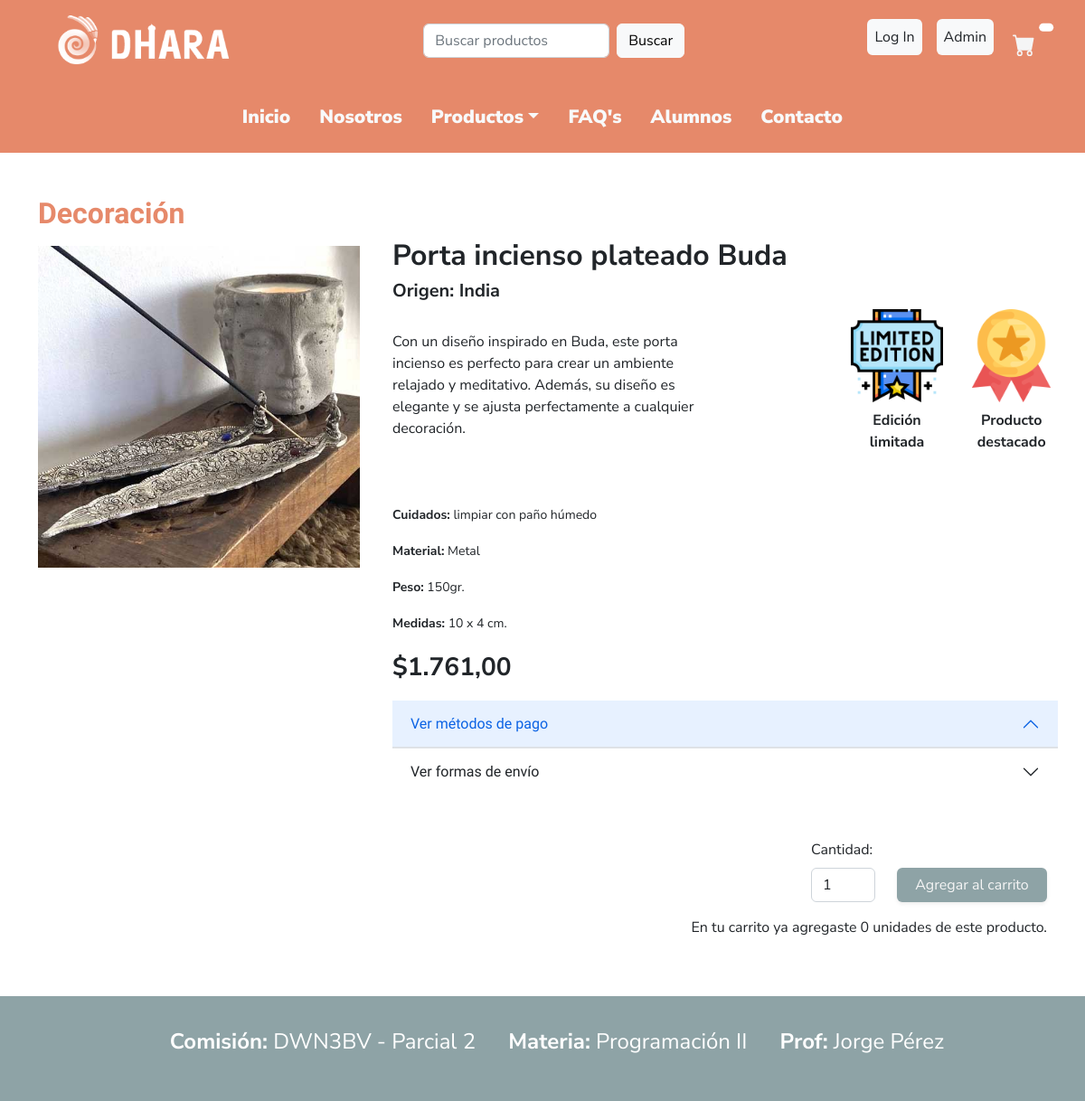
Screenshot of /index.php?sec=detalle_prod&id=1 with the database file from the repository.
### tables this page shows
CREATE TABLE `categoria` (
  `id` int(10) UNSIGNED NOT NULL,
  `nombre` varchar(256) NOT NULL,
  `descripcion` text DEFAULT NULL,
  `fecha_lanzamiento` timestamp NOT NULL DEFAULT current_timestamp()
);

CREATE TABLE `productos` (
  `id` int(10) UNSIGNED NOT NULL,
  `nombre_prod` varchar(256) NOT NULL,
  `categoria` int(10) UNSIGNED NOT NULL,
  `imagen` varchar(256) NOT NULL,
  `alt` text NOT NULL,
  `descripcion` text DEFAULT NULL,
  `origen` int(11) UNSIGNED NOT NULL,
  `material` varchar(256) NOT NULL,
  `medidas` varchar(256) NOT NULL,
  `peso` varchar(256) NOT NULL,
  `cuidado` varchar(256) DEFAULT NULL,
  `stock` int(10) UNSIGNED NOT NULL,
  `precio` decimal(12,2) NOT NULL,
  `inicio_promocion` datetime DEFAULT NULL,
  `fin_promocion` datetime DEFAULT NULL
);

CREATE TABLE `origen` (
  `id` int(10) UNSIGNED NOT NULL,
  `nombre` varchar(256) NOT NULL,
  `continente` varchar(256) DEFAULT NULL
);

CREATE TABLE `etiquetas` (
  `id` int(11) UNSIGNED NOT NULL,
  `nombre_etiqueta` varchar(256) NOT NULL,
  `icono_etiq` varchar(256) NOT NULL
);

### index.php (the view, shortened to what the rows shown need)
<?PHP
$seccionesValidas = [
    "home" => [
        "titulo" => "Bienvenidos",
        "restringido" => false
    ],
    "nosotros" => [
        "titulo" => "Nosotros",
        "restringido" => false
    ],
    "tienda" => [
        "titulo" => "Nuestro catálogo",
        "restringido" => false
    ],
    "preg_frecuentes" => [
        "titulo" => "Preguntas frecuentes",
        "restringido" => false
    ],
    "contacto" => [
        "titulo" => "Contacto",
        "restringido" => false
    ],
    "detalle_prod" => [
        "titulo" => "Detalle de producto",
        "restringido" => false
    ],
    "datos_alumnos" => [
        "titulo" => "Alumnos",
        "restringido" => false
    ],
    "catalogo_completo" => [
        "titulo" => "Catálogo completo",
        "restringido" => false
    ],
    "testeos" => [
        "titulo" => "Página de pruebas",
        "restringido" => false
    ],
    "resultado_busqueda" => [
        "titulo" => "Resultado de búsqueda",
        "restringido" => false
    ],
    "form_process" => [
        "titulo" => "Respuesta enviada",
        "restringido" => false
    ],
    "carrito" => [
        "titulo" => "Carrito",
        "restringido" => false
    ],
    "checkout" => [
        "titulo" => "Checkout",
        "restringido" => true
    ],
    "login" => [
        "titulo" => "Iniciar Sesión",
        "restringido" => false
    ],
    "panel_usuario" => [
        "titulo" => "Panel de Usuario",
        "restringido" => true
    ]
];
$seccion = $_GET['sec'] ?? "home";
if (!array_key_exists($seccion, $seccionesValidas)) {
    $vista = "404";
    $titulo = "404 - Página no encontrada";
} else {
    $vista = $seccion;
}
?>
<!DOCTYPE html>
<html lang="es">
<head>
    <link href="https://cdn.jsdelivr.net/npm/bootstrap@5.2.2/dist/css/bootstrap.min.css" rel="stylesheet">
    <link rel="stylesheet" href="./css/styles.css">
</head>
<body>
    <main>
        <?PHP
        require_once file_exists("views/$vista.php") ? "views/$vista.php" : "views/404.php";
        ?>
    </main>
</body>
</html>

### views/detalle_prod.php (shortened to what the rows shown need)
<?PHP
$idSeleccionado = $_GET['id'] ?? FALSE;
$producto = (new Producto())->producto_x_id($idSeleccionado);
$titulo_categoria = ucwords(str_replace("cion", "ción", $producto->getCategoria()));
?>
<section id="detalle" class="container">
    <div class="row my-5">
        <?PHP if (!empty($producto)) { ?>
            <div class="col-12">
                <h2 class="fw-bold" id=""><?= $titulo_categoria ?></h2>
            </div>
            <div class="col-12 d-flex">
                <div class="row">
                    <div class="col-12 col-md-4 py-2">
                        <img src="./img/productos/<?= $producto->getImagen() ?>" class="img-fluid d-block w-100" alt="<?= $producto->getAlt() ?>">
                    </div>
                    <div class="col-md-7 card-body ps-4">
                        <div>
                            <h3 class="card-text fw-bold text-dark-violet fs-2"><?= $producto->getNombre_prod() ?></h3>
                            <p class="h4 card-text fw-bold text-dark-violet fs-5">Origen: <?= $producto->getOrigen() ?></p>
                            <div class="row">
                                <div class="col-6 ">
                                    <div class="mt-4">
                                        <p><?= $producto->getDescripcion() ?>
                                    </div>
                                </div>
                                <div class="col-6">
                                    <div class="d-flex row justify-content-end">
                                        <?PHP foreach ($producto->getEtiquetas() as $e) { ?>
                                            <div class="col-4">
                                                <img src="img/etiquetas/<?= $e->getIcono_etiq() ?>" alt="Imágen Illustrativa de <?= $e->getNombre_etiqueta() ?>" class="img-fluid rounded">
                                                <p class="text-center pt-2"><b><?= $e->getNombre_etiqueta(); ?></b></p>
                                            </div>
                                        <?PHP  } ?>
                                    </div>
                                </div>
                            </div>
                            <br>
                            <p class=""><small><b>Cuidados:</b> <?= $producto->getCuidado() ?></small></p>
                            <p class=""><small><b>Material:</b> <?= $producto->getMaterial() ?></small></p>
                            <p class=""><small><b>Peso:</b> <?= $producto->getPeso() ?></small></p>
                            <p class=""><small><b>Medidas:</b> <?= $producto->getMedidas() ?></small></p>
                            <p class="fs-3 fw-bold my-3"><?= $producto->precio_formateado() ?></p>
                        </div>
                        <div class="mb-5">
                            <div class="accordion accordion-flush" id="accordionFlushExample">
                                <div class="accordion-item">
                                    <h2 class="accordion-header" id="flush-headingOne">
                                        <button class="accordion-button" type="button" data-bs-toggle="collapse" data-bs-target="#flush-collapseOne" aria-expanded="false" aria-controls="flush-collapseOne">
                                            Ver métodos de pago
                                        </button>
                                    </h2>
                                </div>
                                <div class="accordion-item">
                                    <h2 class="accordion-header" id="flush-headingTwo">
                                        <button class="accordion-button collapsed" type="button" data-bs-toggle="collapse" data-bs-target="#flush-collapseTwo" aria-expanded="false" aria-controls="flush-collapseTwo">
                                            Ver formas de envío
                                        </button>
                                    </h2>
                                </div>
                            </div>
                        </div>
                    </div>
                </div>
            </div>
            <div class="col-12">
                <div>
                    <form action="actions/add_prod_carrito_act.php" method="GET" class="row justify-content-end align-items-end">
                        <div class="col-1">
                            <label for="cantidad" class="form-label">Cantidad: </label>
                            <input type="number" name="cantidad" id="cantidad" class="form-control" value="1">
                        </div>
                        <div class="col-2">
                            <input type="submit" class="btn shadow-sm btn-grey-white w-100" value="Agregar al carrito"></input>
                        </div>
                    </form>
                </div>
                <div class="d-flex justify-content-end mt-3">
                    <p>En tu carrito ya agregaste
                        <?PHP
                        if ((isset($_SESSION['carrito']['id'])) == $producto->getId()) {
                            echo $_SESSION['carrito'][$key]['cantidad'] = $value;
                        } else {
                            echo "0";
                        }
                        ?> unidades de este producto.</p>
                </div>
            </div>
    </div>
<?PHP } else { ?>
    <div class="col-12">
        <h2 class="fw-bold mt-5 text-center" id="">No se encontró el producto que estás buscando.</h2>
    </div>
<?PHP } ?>
</section>

### rows the page displays
categoria: nombre "Decoración"
productos: imagen (picture), nombre_prod "Porta incienso plateado Buda", descripcion "Con un diseño inspirado en Buda, este porta incienso es perfecto para crear un ambiente relajado y meditativo. Además, su diseño es elegante y se ajusta perfectamente a cualquier decoración.", cuidado "limpiar con paño húmedo", material "Metal", peso "150gr.", medidas "10 x 4 cm.", precio "$1.761,00"
origen: nombre "India"
etiquetas: icono_etiq (picture), nombre_etiqueta "Edición limitada"
etiquetas: icono_etiq (picture), nombre_etiqueta "Producto destacado"
